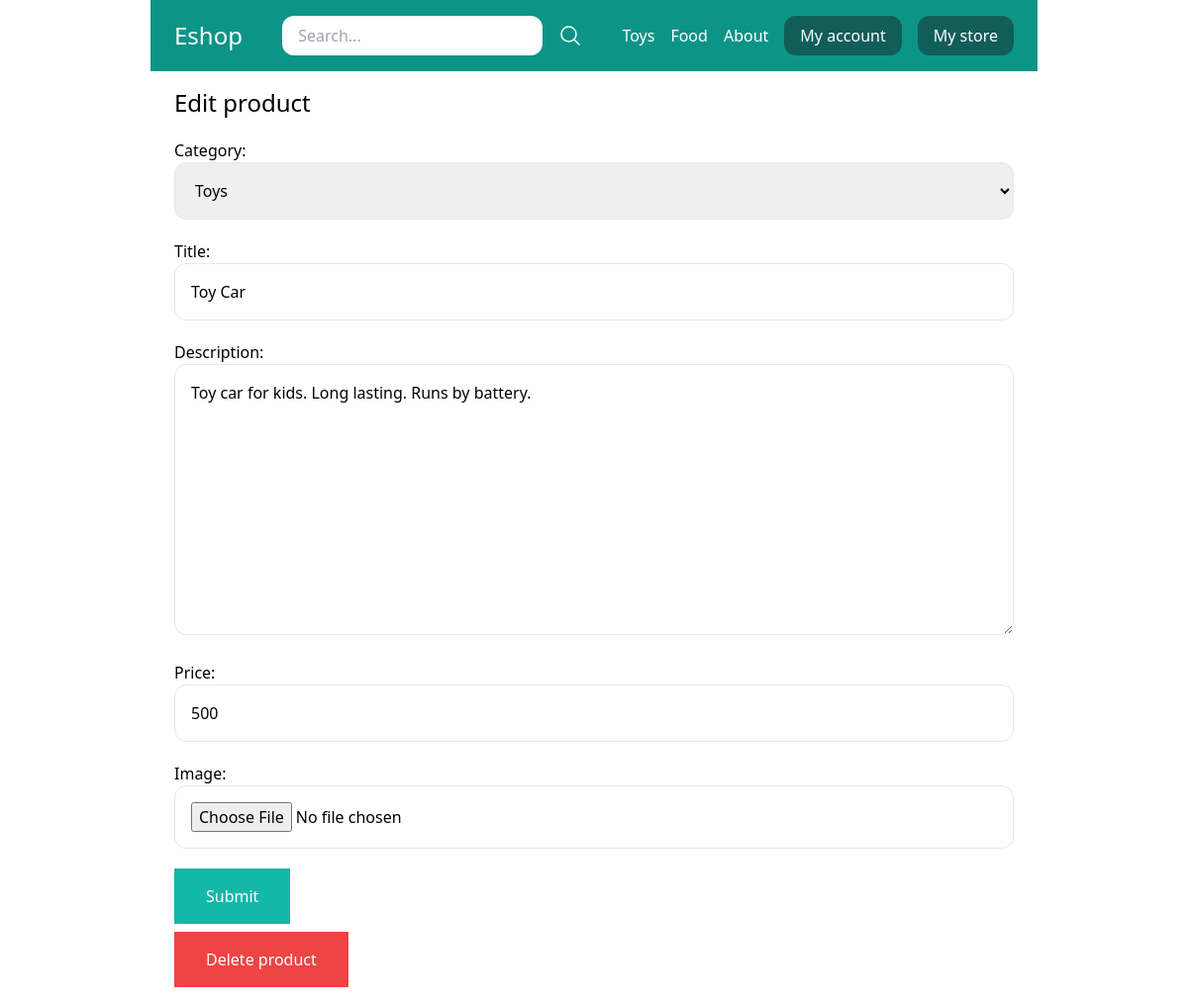
Page /mystore/edit-product/4/ (signed in) on the earlier database version.
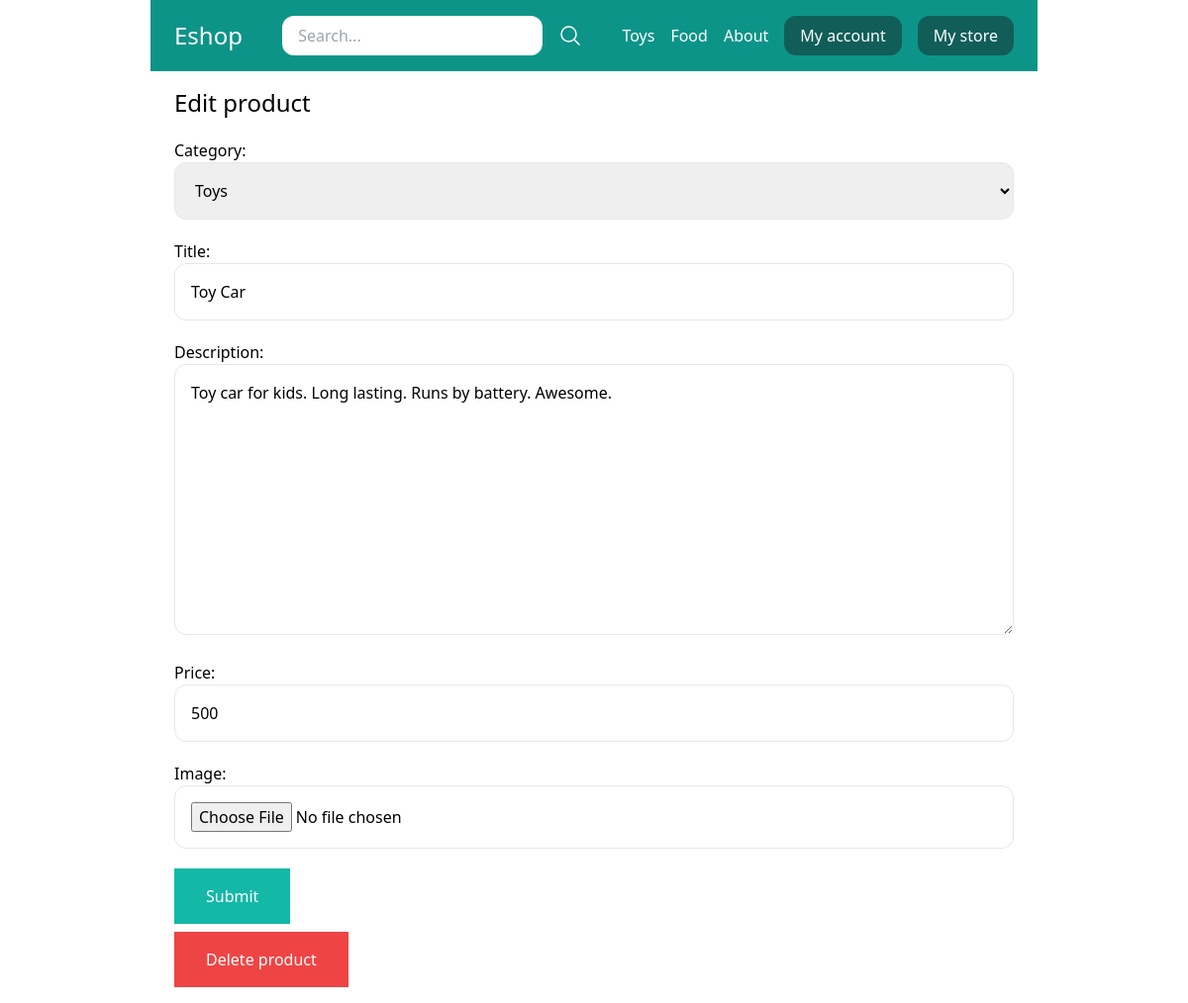
Same page on the later database version.
### store/models.py (models this page shows, shortened)
class Product(models.Model):
	DRAFT = 'draft'
	WAITING_APPROVAL = 'waitingapproval'
	ACTIVE = 'active'
	DELETED = 'deleted'
	STATUS_CHOICES = {
		(DRAFT, 'Draft'),
		(WAITING_APPROVAL, 'Waiting approval'),
		(ACTIVE, 'Active'),
		(DELETED, 'Deleted'),
	}
	user = models.ForeignKey(User, related_name='products', on_delete=models.CASCADE)
	category = models.ForeignKey(Category, related_name='products', on_delete=models.CASCADE)
	title = models.CharField(max_length=50)
	slug = models.SlugField(max_length=50)
	description = models.TextField(blank=True)
	price = models.IntegerField()
	image = models.ImageField(upload_to='uploads/product_images/', blank=True, null=True)
	created_at = models.DateTimeField(auto_now_add=True)
	updated_at = models.DateTimeField(auto_now=True)
	status = models.CharField(max_length=50, choices=STATUS_CHOICES, default=ACTIVE)
	class Meta:
		ordering = ('-created_at',)

### userprofile/views.py (the view)
# urls.py: path('mystore/edit-product/<int:pk>/', views.edit_product, name='edit_product'),
@login_required
def edit_product(request, pk):
	product = Product.objects.filter(user=request.user).get(pk=pk)
	if request.method == 'POST':
		form = ProductForm(request.POST, request.FILES, instance=product)
		if form.is_valid():
			form.save()
			messages.success(request, 'Changes saved successfully!')
			return redirect('mystore')
	else:
		form = ProductForm(instance=product)
	return render(request, 'userprofile/add_product.html', {
		'title' : 'Edit product',
		'product' : product,
		'form' : form
		})

### store/forms.py
class ProductForm(forms.ModelForm):
	class Meta:
		model = Product
		fields = ('category', 'title', 'description', 'price', 'image',)
		widgets = {
		'category' : forms.Select(attrs={
			'class' : 'w-full p-4 border border-gray-200 rounded-xl'
			}),
		'title' : forms.TextInput(attrs={
			'class' : 'w-full p-4 border border-gray-200 rounded-xl'
			}),
		'description' : forms.Textarea(attrs={
			'class' : 'w-full p-4 border border-gray-200 rounded-xl'
			}),
		'price' : forms.TextInput(attrs={
			'class' : 'w-full p-4 border border-gray-200 rounded-xl'
			}),
		'image' : forms.FileInput(attrs={
			'class' : 'w-full p-4 border border-gray-200 rounded-xl'
			}),
		}

### store/models.py (called while the page is built)
	def __str__(self):
		return self.title

### store/templatetags/menu.py (called while the page is built)
@register.inclusion_tag('core/menu.html')
def menu():
	categories = Category.objects.all()
	return {'categories' : categories}

### userprofile/templates/userprofile/add_product.html (shortened to what this page needs)
{% extends 'core/base.html' %}
{% block content %}
<h1 class="text-2xl">{{ title }}</h1>
<form class="space-y-5" method="post" action="." enctype="multipart/form-data">
	{{ form.as_p }}
	<button class="mt-2 py-4 px-8 bg-teal-500 text-white hover:bg-teal-800">Submit</button>
</form>
{% if product %}
<a href="{% url 'delete_product' product.id %}" class="mt-2 inline-block py-4 px-8 bg-red-500 text-white">Delete product</a>
{% endif %}
{% endblock %}

Differences in the rows shown:
changed Product "Toys": description "Toy car for kids. Long lasting. Runs by battery." → "Toy car for kids. Long lasting. Runs by battery. Awesome."
